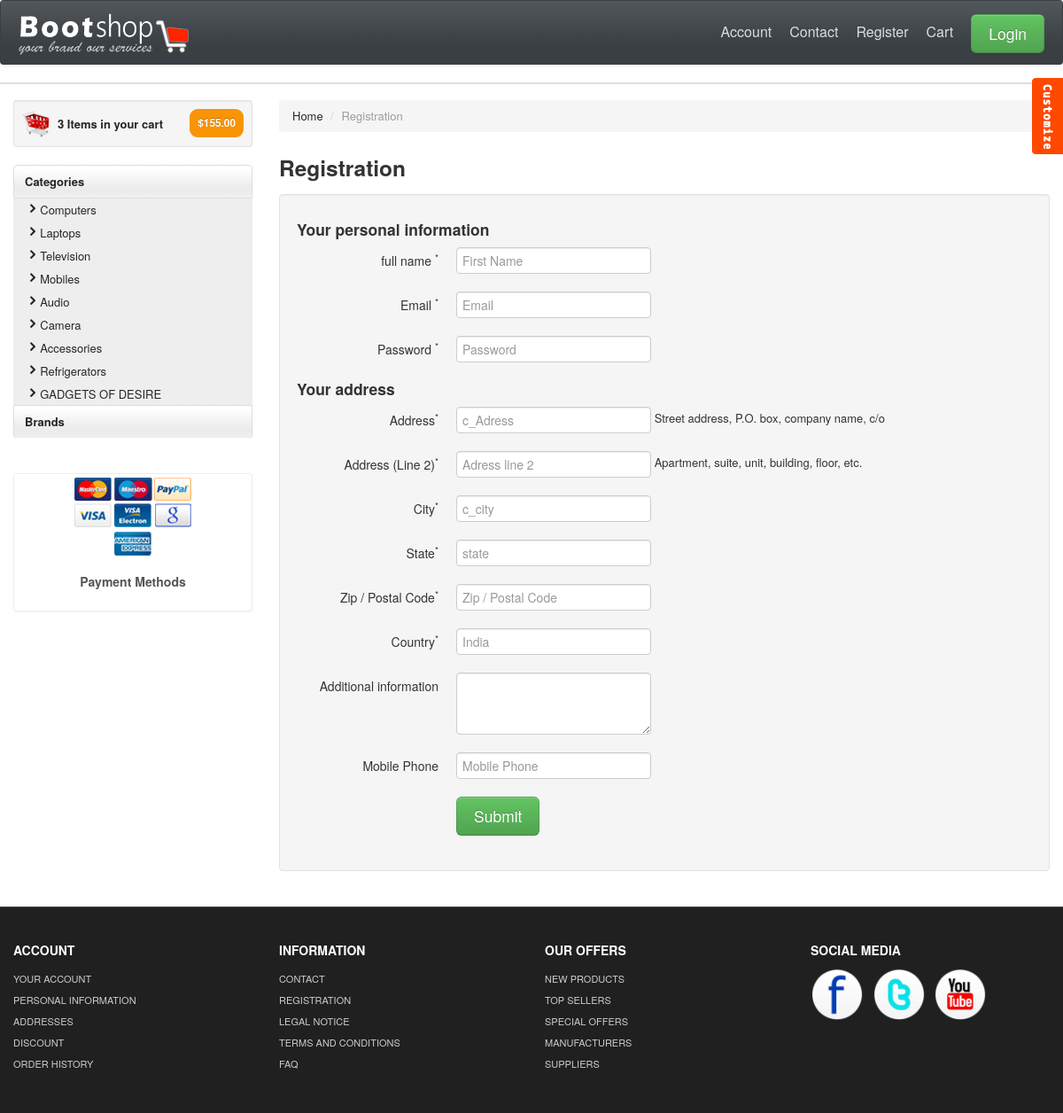
/register.php, run on the app's committed database.
### tables this page shows
CREATE TABLE `categories` (
  `cat_id` int(10) NOT NULL,
  `cat_title` text NOT NULL
);

### register.php (the view, shortened to what this page needs)
<!DOCTYPE html>
<html lang="en">
<head>
	<link id="callCss" rel="stylesheet" href="themes/bootshop/bootstrap.min.css" media="screen" />
	<link href="themes/css/base.css" rel="stylesheet" media="screen" />
	<link href="themes/css/bootstrap-responsive.min.css" rel="stylesheet" />
	<link href="themes/css/font-awesome.css" rel="stylesheet" type="text/css">
	<link href="themes/js/google-code-prettify/prettify.css" rel="stylesheet" />
</head>
<body>
	<?php include "header.php" ?>
	<div id="mainBody">
		<div class="container">
			<div class="row">
				<div id="sidebar" class="span3">
					<div class="well well-small"><a id="myCart" href="product_summary.html"><img src="themes/images/ico-cart.png" alt="cart">3 Items in your cart <span class="badge badge-warning pull-right">$155.00</span></a></div>
					<ul id="sideManu" class="nav nav-tabs nav-stacked">
						<li class="subMenu open"><a>Categories</a>
							<ul>
								<?php
								$get_cat = "select * from categories";
								$run = mysqli_query($con, $get_cat);
								while ($row_cat = mysqli_fetch_array($run)) {
									$cat_id = $row_cat['cat_id'];
									$cat_title = $row_cat['cat_title'];
									echo "
						<li><a class='active' href='products.php?cat=$cat_id'>
								<i class='icon-chevron-right'></i>$cat_title </a></li>";
								};
								?>
							</ul>
						</li>
						<li class="subMenu"><a> Brands </a>
						</li>
					</ul>
					<br />
					<br />
					<div class="thumbnail">
						<img src="themes/images/payment_methods.png" title="Bootshop Payment Methods" alt="Payments Methods">
						<div class="caption">
							<h5>Payment Methods</h5>
						</div>
					</div>
				</div>
				<div class="span9">
					<ul class="breadcrumb">
						<li><a href="index.html">Home</a> <span class="divider">/</span></li>
						<li class="active">Registration</li>
					</ul>
					<h3> Registration</h3>
					<div class="well">
						<h4>Your personal information</h4>
						<form action="register.php" method="POST" enctype="multipart/form-data" class="form-horizontal">
							<div class="control-group">
								<label class="control-label" for="inputFname1">full name <sup>*</sup></label>
								<div class="controls">
									<input type="text" name="fname" placeholder="First Name" required>
								</div>
							</div>
							<div class="control-group">
								<label class="control-label" for="input_email">Email <sup>*</sup></label>
								<div class="controls">
									<input type="text" name="cemail" placeholder="Email" required>
								</div>
							</div>
							<div class="control-group">
								<label class="control-label" for="inputPassword1">Password <sup>*</sup></label>
								<div class="controls">
									<input type="password" name="c_pass" placeholder="Password" required>
								</div>
							</div>
							<h4>Your address</h4>
							<div class="control-group">
								<label class="control-label" for="address">Address<sup>*</sup></label>
								<div class="controls">
									<input type="text" name="c_address" placeholder="c_Adress" required /> <span>Street address, P.O.
										box, company name, c/o</span>
								</div>
							</div>
							<div class="control-group">
								<label class="control-label" for="address2">Address (Line 2)<sup>*</sup></label>
								<div class="controls">
									<input type="text" name="c_addre" placeholder="Adress line 2" required /> <span>Apartment,
										suite, unit, building, floor, etc.</span>
								</div>
							</div>
							<div class="control-group">
								<label class="control-label" for="city">City<sup>*</sup></label>
								<div class="controls">
									<input type="text" name="c_city" placeholder="c_city" required />
								</div>
							</div>
							<div class="control-group">
								<label class="control-label" for="state">State<sup>*</sup></label>
								<div class="controls">
									<input type="text" name="c_state" placeholder="state" required />
								</div>
							</div>
							<div class="control-group">
								<label class="control-label" for="postcode">Zip / Postal Code<sup>*</sup></label>
								<div class="controls">
									<input type="text" name="c_pincode" placeholder="Zip / Postal Code" required />
								</div>
							</div>
							<div class="control-group">
								<label class="control-label" for="country">Country<sup>*</sup></label>
								<div class="controls">
									<input type="text" name="c_country" placeholder="India">
								</div>
							</div>
							<div class="control-group">
								<label class="control-label" for="aditionalInfo">Additional information</label>
								<div class="controls">
									<textarea name="c_info" cols="26" rows="3"></textarea>
								</div>
							</div>
							<div class="control-group">
								<label class="control-label" for="mobile">Mobile Phone </label>
								<div class="controls">
									<input type="text" name="c_phone" placeholder="Mobile Phone" required />
								</div>
							</div>
							<div class="control-group">
								<div class="controls">
									<input class="btn btn-large btn-success" type="submit" name="register" value="Submit" />
								</div>
							</div>
						</form>
					</div>
				</div>
			</div>
		</div>
	</div>
	<?php include "footer.php" ?>
		<link rel="stylesheet" href="themes/switch/themeswitch.css" type="text/css" media="screen" />
	<span id="themesBtn"></span>
</body>
</html>

### themes/css/base.css (style rules this page uses)
#mainBody { border-top: 2px solid #dedede; padding-top: 18px; }
#myCart img { float: left; margin-right: 8px; }
#myCart .badge { padding: 9px; }
#myCart { font-size: 13px; font-weight: bold; line-height: 33px; }
#sidebar ul ul li a { font-size: 12px; }
#sidebar ul { list-style: none; padding: 0; margin: 0; width: 100%; }
#sidebar li a { font-weight: bold; background: url(../images/tabRepeatInactive.png) repeat-x 0 0; color: #262626; }
#sidebar ul li li a { background: #eee; padding-left: 14px; font-weight: normal; display: block; font-size: 13px; line-height: 26px; }
.thumbnail h5, .thumbnail p { text-align: center; }
[class^="icon-"], [class*=" icon-"] { background-image: none; }
.navbar .nav.pull-right, #sideManu { overflow: hidden; }

### themes/switch/themeswitch.css (style rules this page uses)
#themesBtn { height: 86px;background: url(images/styleTgl.png) no-repeat 0 0;position: fixed;top: 88px;right: 0;width: 35px; }

### data on the page
categories: cat_title "Computers"
categories: cat_title "Laptops"
categories: cat_title "Television"
categories: cat_title "Mobiles"
categories: cat_title "Audio"
categories: cat_title "Camera"
categories: cat_title "Accessories"
categories: cat_title "Refrigerators"
categories: cat_title "GADGETS OF DESIRE"
